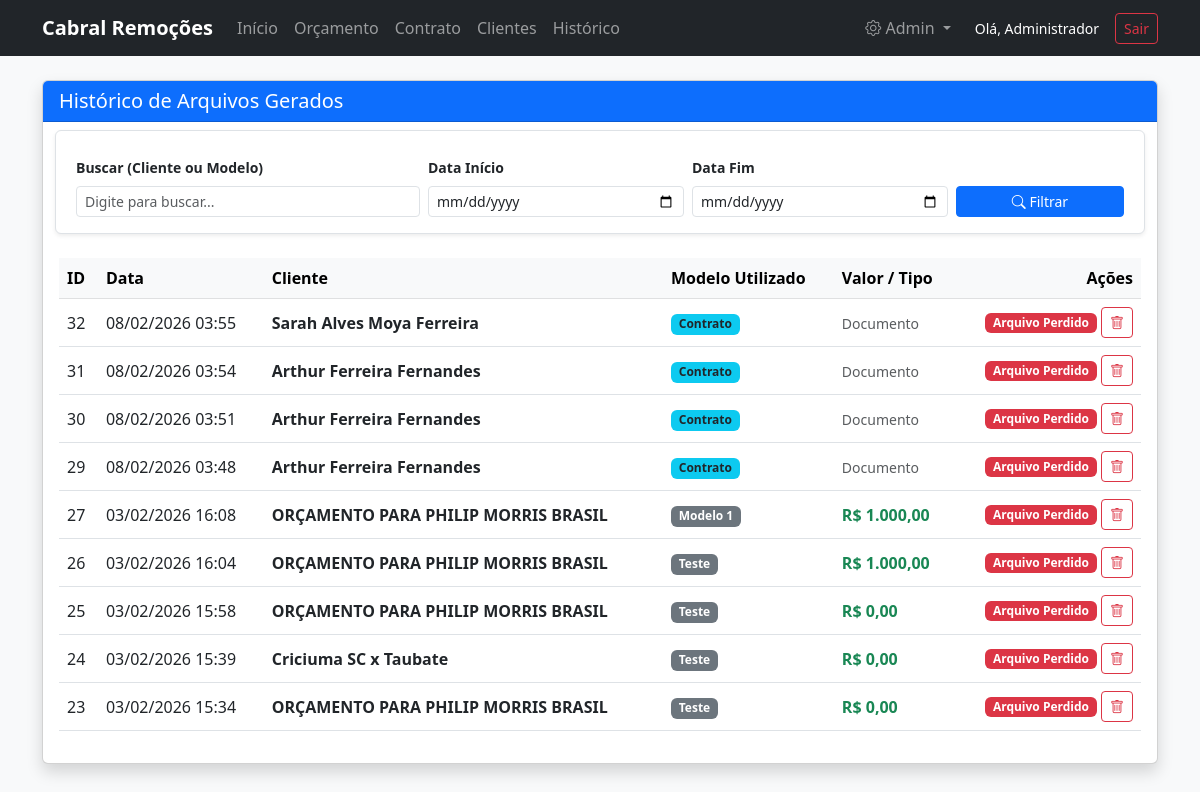
Page /historico.php (signed in) on the committed database.
### tables this page shows
CREATE TABLE `historico_gerado` (
  `id` int(11) NOT NULL,
  `template_id` int(11) DEFAULT NULL,
  `contrato_id` int(11) DEFAULT NULL,
  `nome_cliente` varchar(150) DEFAULT NULL,
  `caminho_pdf_final` varchar(255) DEFAULT NULL,
  `created_at` timestamp NOT NULL DEFAULT current_timestamp(),
  `valor_total` decimal(10,2) DEFAULT 0.00
);

CREATE TABLE `contratos_templates` (
  `id` int(11) NOT NULL,
  `nome_modelo` varchar(100) NOT NULL,
  `caminho_arquivo` varchar(255) NOT NULL,
  `created_at` timestamp NOT NULL DEFAULT current_timestamp()
);

CREATE TABLE `templates` (
  `id` int(11) NOT NULL,
  `nome_modelo` varchar(100) NOT NULL,
  `caminho_arquivo` varchar(255) NOT NULL,
  `created_at` timestamp NOT NULL DEFAULT current_timestamp()
);

### historico.php (the view, shortened to what this page needs)
<?php
require 'Scripts/conecta_banco.php';
$busca     = $_GET['busca'] ?? '';
$dataInicio = $_GET['data_inicio'] ?? '';
$dataFim    = $_GET['data_fim'] ?? '';
$sql = "SELECT h.*,
               t.nome_modelo AS nome_pdf,
               c.nome_modelo AS nome_contrato
        FROM historico_gerado h
        LEFT JOIN templates t ON h.template_id = t.id
        LEFT JOIN contratos_templates c ON h.contrato_id = c.id
        WHERE 1=1";
$params = [];
$sql .= " ORDER BY h.created_at DESC";
$stmt = $pdo->prepare($sql);
$stmt->execute($params);
$historico = $stmt->fetchAll();
?>
<!DOCTYPE html>
<html lang="pt-br">
<head>
    <link href="https://cdn.jsdelivr.net/npm/bootstrap@5.3.0/dist/css/bootstrap.min.css" rel="stylesheet">
    <link rel="stylesheet" href="https://cdn.jsdelivr.net/npm/bootstrap-icons@1.10.0/font/bootstrap-icons.css">
</head>
<body class="bg-light">
    <?php include 'navbar.php'; ?>
    <div class="container">
        <div class="card shadow">
            <div class="card-header bg-primary text-white d-flex justify-content-between align-items-center">
                <h5 class="mb-0">Histórico de Arquivos Gerados</h5>
            </div>
            <div class="card-body">
                <form method="GET" class="row g-2 mb-4 border p-3 rounded bg-white shadow-sm">
                    <div class="col-md-4">
                        <label class="form-label small fw-bold">Buscar (Cliente ou Modelo)</label>
                        <input type="text" name="busca" class="form-control form-control-sm" value="<?= htmlspecialchars($busca) ?>" placeholder="Digite para buscar...">
                    </div>
                    <div class="col-md-3">
                        <label class="form-label small fw-bold">Data Início</label>
                        <input type="date" name="data_inicio" class="form-control form-control-sm" value="<?= $dataInicio ?>">
                    </div>
                    <div class="col-md-3">
                        <label class="form-label small fw-bold">Data Fim</label>
                        <input type="date" name="data_fim" class="form-control form-control-sm" value="<?= $dataFim ?>">
                    </div>
                    <div class="col-md-2 d-flex align-items-end gap-2">
                        <button type="submit" class="btn btn-primary btn-sm flex-grow-1" title="Filtrar Resultados">
                            <i class="bi bi-search"></i> Filtrar
                        </button>
                    </div>
                </form>
                <div class="table-responsive">
                    <table class="table table-hover align-middle">
                        <thead class="table-light">
                            <tr>
                                <th>ID</th>
                                <th>Data</th>
                                <th>Cliente</th>
                                <th>Modelo Utilizado</th>
                                <th>Valor / Tipo</th>
                                <th class="text-end">Ações</th>
                            </tr>
                        </thead>
                        <tbody>
                            <?php if(count($historico) > 0): ?>
                                <?php foreach($historico as $h): ?>
                                    <?php
                                        $isContrato = !empty($h['contrato_id']);
                                        $nomeModelo = $isContrato ? $h['nome_contrato'] : $h['nome_pdf'];
                                    ?>
                                <tr>
                                    <td><?= $h['id'] ?></td>
                                    <td><?= date('d/m/Y H:i', strtotime($h['created_at'])) ?></td>
                                    <td class="fw-bold"><?= $h['nome_cliente'] ?></td>
                                    <td>
                                        <span class="badge <?= $isContrato ? 'bg-info text-dark' : 'bg-secondary' ?>">
                                            <?= $nomeModelo ?>
                                        </span>
                                    </td>
                                    <td>
                                        <?php if($isContrato): ?>
                                            <small class="text-muted">Documento</small>
                                        <?php else: ?>
                                            <span class="text-success fw-bold">
                                                R$ <?= number_format($h['valor_total'], 2, ',', '.') ?>
                                            </span>
                                        <?php endif; ?>
                                    </td>
                                    <td class="text-end">
                                        <?php if(file_exists($h['caminho_pdf_final'])): ?>
                                            <a href="<?= $h['caminho_pdf_final'] ?>" target="_blank" class="btn btn-sm btn-outline-primary" title="Visualizar">
                                                <i class="bi bi-eye"></i>
                                            </a>
                                            <a href="<?= $h['caminho_pdf_final'] ?>" download class="btn btn-sm btn-outline-secondary" title="Baixar">
                                                <i class="bi bi-download"></i>
                                            </a>
                                        <?php else: ?>
                                            <span class="badge bg-danger">Arquivo Perdido</span>
                                        <?php endif; ?>
                                        <a href="delete_historico.php?id=<?= $h['id'] ?>" class="btn btn-sm btn-outline-danger" onclick="return confirm('Tem certeza que deseja apagar este registro?')" title="Excluir">
                                            <i class="bi bi-trash"></i>
                                        </a>
                                    </td>
                                </tr>
                                <?php endforeach; ?>
                            <?php endif; ?>
                        </tbody>
                    </table>
                </div>
            </div>
        </div>
    </div>
</body>
</html>

### rows in the picture
historico_gerado: id "32", created_at "08/02/2026 03:55", nome_cliente "Sarah Alves Moya Ferreira", contrato.nome_modelo "Contrato", shows "Documento", shows "Arquivo Perdido"
historico_gerado: id "31", created_at "08/02/2026 03:54", nome_cliente "Arthur Ferreira Fernandes", contrato.nome_modelo "Contrato", shows "Documento", shows "Arquivo Perdido"
historico_gerado: id "30", created_at "08/02/2026 03:51", nome_cliente "Arthur Ferreira Fernandes", contrato.nome_modelo "Contrato", shows "Documento", shows "Arquivo Perdido"
historico_gerado: id "29", created_at "08/02/2026 03:48", nome_cliente "Arthur Ferreira Fernandes", contrato.nome_modelo "Contrato", shows "Documento", shows "Arquivo Perdido"
historico_gerado: id "27", created_at "03/02/2026 16:08", nome_cliente "ORÇAMENTO PARA PHILIP MORRIS BRASIL", template.nome_modelo "Modelo 1", valor_total "1.000,00", shows "Arquivo Perdido"
historico_gerado: id "26", created_at "03/02/2026 16:04", nome_cliente "ORÇAMENTO PARA PHILIP MORRIS BRASIL", template.nome_modelo "Teste", valor_total "1.000,00", shows "Arquivo Perdido"
historico_gerado: id "25", created_at "03/02/2026 15:58", nome_cliente "ORÇAMENTO PARA PHILIP MORRIS BRASIL", template.nome_modelo "Teste", valor_total "0,00", shows "Arquivo Perdido"
historico_gerado: id "24", created_at "03/02/2026 15:39", nome_cliente "Criciuma SC x Taubate", template.nome_modelo "Teste", valor_total "0,00", shows "Arquivo Perdido"
historico_gerado: id "23", created_at "03/02/2026 15:34", nome_cliente "ORÇAMENTO PARA PHILIP MORRIS BRASIL", template.nome_modelo "Teste", valor_total "0,00", shows "Arquivo Perdido"

### other values in the picture
$_SESSION['usuario_nome'] "Administrador"
